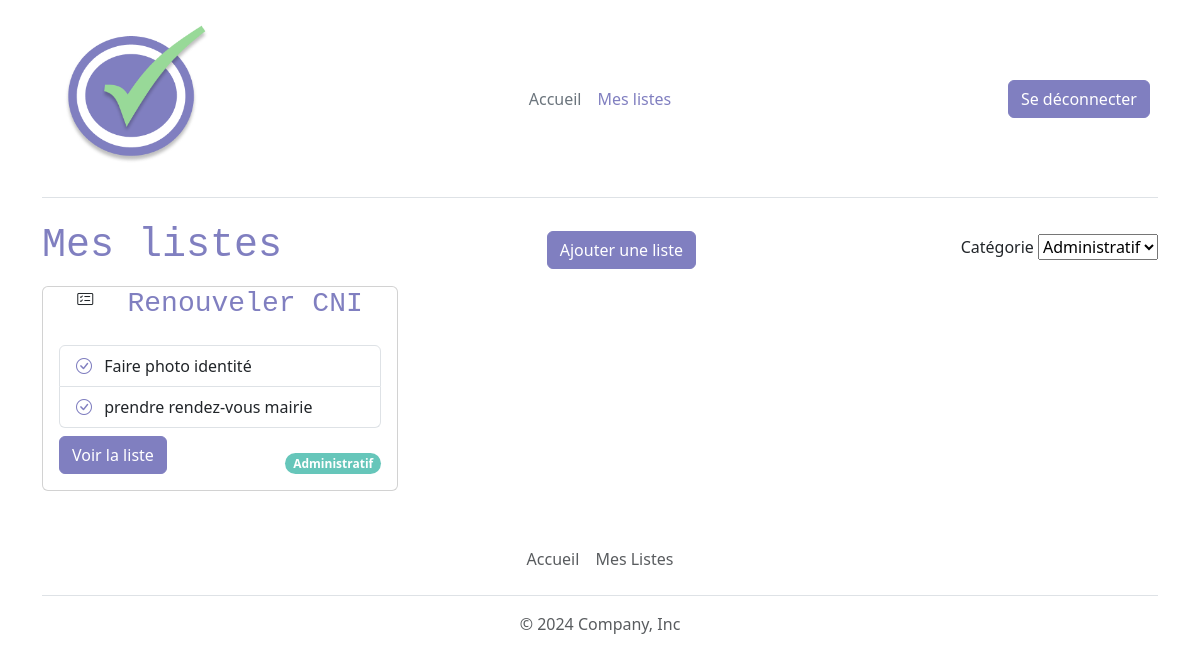
Screenshot of /meslistes.php?category=2 (signed in) with the database file from the repository.
### tables this page shows
CREATE TABLE `list` (
  `idList` int(10) UNSIGNED NOT NULL,
  `titleList` varchar(255) NOT NULL,
  `idUser` int(10) UNSIGNED NOT NULL,
  `idCategory` int(10) UNSIGNED NOT NULL
);

CREATE TABLE `item` (
  `idItem` int(10) UNSIGNED NOT NULL,
  `titleItem` varchar(50) NOT NULL,
  `status` tinyint(1) NOT NULL,
  `idList` int(10) UNSIGNED NOT NULL
);

CREATE TABLE `category` (
  `idCategory` int(10) UNSIGNED NOT NULL,
  `titleCategory` varchar(50) NOT NULL,
  `icon` varchar(255) NOT NULL
);

### lib/session.php (called while the page is built, shortened)
<?php
function isUserConnected():bool
    {
        return  isset($_SESSION['users']);
    }

### lib/category.php (called while the page is built)
<?php
function getCategories(PDO $pdo): array
{
    $query = $pdo->prepare("SELECT * FROM category");
    $query->execute();
    return $query->fetchAll(PDO::FETCH_ASSOC);
}

### lib/list.php (called while the page is built, shortened)
<?php
function getListsByUserId(PDO $pdo, int $userId, int $idCategory=null): array
{
    $sql = "SELECT `list`.*, category.titleCategory as category_titleCategory,
    category.icon as category_icon
    FROM `list`
    JOIN category ON category.idCategory = `list`.idCategory
    WHERE idUser = :idUser";
    if ($idCategory) {
        $sql .= " AND `list`.idCategory = :idCategory";
    }
    $query = $pdo->prepare($sql);
    $query->bindValue(':idUser', $userId, PDO::PARAM_INT);
    if ($idCategory) {
        $query->bindValue(':idCategory', $idCategory, PDO::PARAM_INT);
    }
    $query->execute();
    $lists = $query->fetchAll(PDO::FETCH_ASSOC);
    return $lists;
}
function getListItems(PDO $pdo, int $idList):array
{
    $query = $pdo->prepare("SELECT * FROM item WHERE idList= :idList");
    $query->bindValue(':idList', $idList, PDO::PARAM_INT);
    $query->execute();
    return $query->fetchAll(PDO::FETCH_ASSOC);
}

### meslistes.php (the view, shortened to what this page needs)
<?php
require_once 'templates/header.php';
require_once 'lib/pdo.php';
require_once 'lib/list.php';
require_once 'lib/category.php';
$idCategory = null;
if (isset($_SESSION['users'])) {
    if (isset($_GET['category'])) {
        $idCategory = (int)$_GET['category'];
    }
    $lists = getListsByUserId($pdo, $_SESSION['users']['idUser'], $idCategory);
}
$categories = getCategories($pdo);
?>
<div class= "container">
    <div class="d-flex justify-content-between align-items-center">
        <h1>Mes listes</h1>
        <?php if (isUserConnected()) { ?>
            <a href="ajout-modification-liste.php" class="btn btn-primary">Ajouter une liste</a>
        <?php } ?>
        <form method="get">
            <label for="category" class="form-label">Catégorie</label>
            <select name="category" id="category" onchange="this.form.submit()">
                <?php foreach($categories as $category) { ?>
                    <option <?=((int)$category['idCategory'] === $idCategory ? 'selected="selected"': '' )?> value="<?=$category['idCategory']?>"><?=$category['titleCategory']?></option>
                <?php } ?>
            </select>
        </form>
    </div>
    <div class="row">
        <?php if (isUserConnected()) {
            if ($lists) {
                foreach ($lists as $list) {  ?>
                    <div class="col-md-4 my-2">
                        <div class="card w-100" >
                            <div class="car-header d-flex align-item-center justify-content-evenly">
                                <i class="bi bi-card-checklist"></i>
                                <h3 class="card-title"><?=$list['titleList'] ?></h3>
                            </div>
                            <div class="card-body d-flex flex-column">
                                <?php $items = getListItems($pdo, $list['idList']); ?>
                                <?php if ($items) { ?>
                                <ul class="list-group">
                                    <?php foreach ($items as $item) { ?>
                                    <li class="list-group-item"><a class="me-2" href="ajout-modification-liste.php?idList=<?=$list['idList']?>&action=updateStatusListItem&redirect=list&idItem=<?=$item['idItem'] ?>&status=<?=!$item['status'] ?>"><i class="bi bi-check-circle<?=($item['status'] ? '-fill' : '')?>"></i></a> <?=$item['titleItem'] ?> </li>
                                    <?php } ?>
                                </ul>
                                <?php } ?>
                                <div class="d-flex justify-content-between align-items-end mt-2">
                                    <a href="ajout-modification-liste.php?idList=<?=$list['idList'] ?>" class="btn btn-primary">Voir la liste</a>
                                    <span class="badge rounded-pill text-bg-primary">
                                        <?=$list['category_titleCategory']?>
                                    </span>
                                </div>
                            </div>
                        </div>
                    </div>
                <?php } ?>
            <?php } else { ?>
                <p>Aucune Liste</p>
            <?php } ?>
        <?php } else { ?>
            <p>Connecte-toi pour avoir accès à tes liste </p>
            <a href="login.php" class="btn btn-outline-primary me-2" >Se connecter</a>
        <?php } ?>
    </div>
</div>
<?php require_once __DIR__."/templates/footer.php";  ?>

### rows the page displays
list: titleList "Renouveler CNI", idCategory.titleCategory "Administratif"
item: status 0 (drawn), titleItem "Faire photo identité"
item: status 0 (drawn), titleItem "prendre rendez-vous mairie"

### other values shown
form field category "Administratif"
